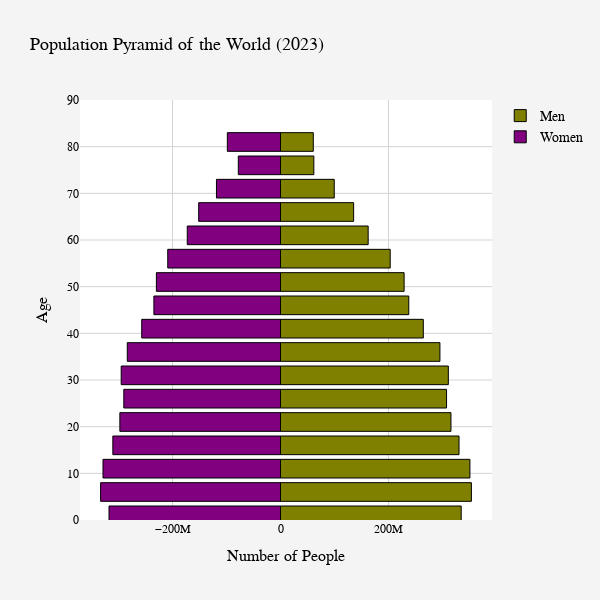

Source (notebook cell):
### Code cell
# Creating a population pyramid of the world
py.init_notebook_mode(connected=True)

layout_world1 = go.Layout(
    title="Population Pyramid of the World (2023)",
    title_font=dict(size=18, color='black'),
    barmode='overlay',
    width=600,
    height=600,
    paper_bgcolor='#f4f4f4',
    plot_bgcolor='#ffffff',
    font=dict(family="Arial, sans-serif", size=14, color="black"),
    xaxis=dict(
        title='Number of People',
        title_font=dict(size=16),
        tickfont=dict(size=12),
        gridcolor='lightgray'
    ),
    yaxis=dict(
        range=[0, 90],
        title='Age',
        title_font=dict(size=16),
        tickfont=dict(size=12),
        gridcolor='lightgray'
    ),
    showlegend=True
)

bins_world1 = [go.Bar(x = world.loc[str(2023),:].filter(regex="Male").values,
               y = [int(s[:2])+1 for s in ages],
               orientation='h',
               name='Men',
               marker=dict(color='olive', line=dict(color='black', width=1)),
               hoverinfo='skip'
               ),

        go.Bar(x = -world.loc[str(2023),:].filter(regex="Female").values,
               y=[int(s[:2])+1 for s in ages],
               orientation='h',
               name='Women',
               marker=dict(color='purple', line=dict(color='black', width=1)),
               hoverinfo='skip',
               )
        ]

py.iplot(dict(data=bins_world1, layout=layout_world1))

### Figure 1 — Plotly figure (JSON) as saved in the notebook; plotly's stock layout.template omitted (floating-point values rounded to 4 significant figures)
{"data": [{"hoverinfo": "skip", "marker": {"color": "olive", "line": {"color": "black", "width": 1}}, "name": "Men", "orientation": "h", "type": "bar", "x": [334765288, 353677898, 350908323, 330734289, 315810689, 307639362, 310933348, 295368359, 264576185, 237668148, 229011272, 203254223, 162420898, 135500657, 99573175, 61764493, 60745503], "y": [1, 6, 11, 16, 21, 26, 31, 36, 41, 46, 51, 56, 61, 66, 71, 76, 81]}, {"hoverinfo": "skip", "marker": {"color": "purple", "line": {"color": "black", "width": 1}}, "name": "Women", "orientation": "h", "type": "bar", "x": [-317720103, -333286965, -328854130, -310627065, -297607203, -290279991, -295121795, -283877044, -257096669, -234564251, -229951766, -208886865, -172758277, -151572611, -118632451, -78182123, -98504674], "y": [1, 6, 11, 16, 21, 26, 31, 36, 41, 46, 51, 56, 61, 66, 71, 76, 81]}], "layout": {"barmode": "overlay", "font": {"color": "black", "family": "Arial, sans-serif", "size": 14}, "height": 600, "paper_bgcolor": "#f4f4f4", "plot_bgcolor": "#ffffff", "showlegend": true, "title": {"font": {"color": "black", "size": 18}, "text": "Population Pyramid of the World (2023)"}, "width": 600, "xaxis": {"gridcolor": "lightgray", "tickfont": {"size": 12}, "title": {"font": {"size": 16}, "text": "Number of People"}}, "yaxis": {"gridcolor": "lightgray", "range": [0, 90], "tickfont": {"size": 12}, "title": {"font": {"size": 16}, "text": "Age"}}}}
